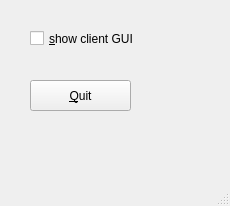
<?xml version="1.0" encoding="UTF-8"?>
<!--
SPDX-License-Identifier: LGPL-3.0-or-later
Copyright (c) 2017-2019 Helmholtz-Zentrum Berlin fuer Materialien und Energie GmbH <https://www.helmholtz-berlin.de>
-->
<ui version="4.0">
 <class>MainWindow</class>
 <widget class="QMainWindow" name="MainWindow">
  <property name="geometry">
   <rect>
    <x>0</x>
    <y>0</y>
    <width>230</width>
    <height>206</height>
   </rect>
  </property>
  <property name="windowTitle">
   <string>MainWindow</string>
  </property>
  <widget class="QWidget" name="centralwidget">
   <widget class="QCheckBox" name="showGUI">
    <property name="geometry">
     <rect>
      <x>30</x>
      <y>30</y>
      <width>111</width>
      <height>17</height>
     </rect>
    </property>
    <property name="text">
     <string>&amp;show client GUI</string>
    </property>
   </widget>
   <widget class="QPushButton" name="quitButton">
    <property name="geometry">
     <rect>
      <x>30</x>
      <y>80</y>
      <width>101</width>
      <height>31</height>
     </rect>
    </property>
    <property name="text">
     <string>&amp;Quit</string>
    </property>
   </widget>
  </widget>
  <widget class="QMenuBar" name="menubar">
   <property name="geometry">
    <rect>
     <x>0</x>
     <y>0</y>
     <width>230</width>
     <height>21</height>
    </rect>
   </property>
  </widget>
  <widget class="QStatusBar" name="statusbar"/>
 </widget>
 <resources/>
 <connections/>
</ui>
